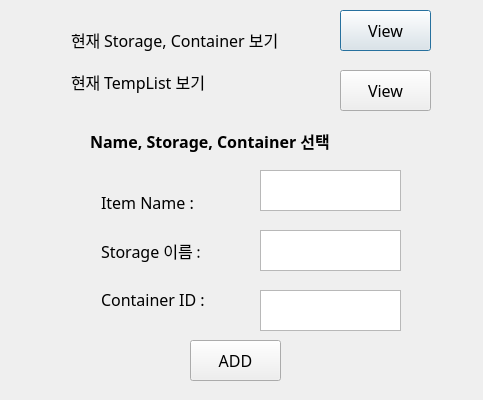
<?xml version="1.0" encoding="UTF-8"?>
<ui version="4.0">
 <class>AddTempToMasterWindow</class>
 <widget class="QDialog" name="AddTempToMasterWindow">
  <property name="geometry">
   <rect>
    <x>0</x>
    <y>0</y>
    <width>483</width>
    <height>400</height>
   </rect>
  </property>
  <property name="windowTitle">
   <string>AddTempToMasterWindow</string>
  </property>
  <widget class="QPushButton" name="viewButton">
   <property name="geometry">
    <rect>
     <x>340</x>
     <y>10</y>
     <width>91</width>
     <height>41</height>
    </rect>
   </property>
   <property name="font">
    <font>
     <family>함초롬바탕</family>
     <pointsize>12</pointsize>
    </font>
   </property>
   <property name="text">
    <string>View</string>
   </property>
  </widget>
  <widget class="QPushButton" name="viewButton_2">
   <property name="geometry">
    <rect>
     <x>340</x>
     <y>70</y>
     <width>91</width>
     <height>41</height>
    </rect>
   </property>
   <property name="font">
    <font>
     <family>함초롬바탕</family>
     <pointsize>12</pointsize>
    </font>
   </property>
   <property name="text">
    <string>View</string>
   </property>
  </widget>
  <widget class="QLabel" name="label">
   <property name="geometry">
    <rect>
     <x>90</x>
     <y>110</y>
     <width>311</width>
     <height>61</height>
    </rect>
   </property>
   <property name="font">
    <font>
     <family>함초롬바탕</family>
     <pointsize>12</pointsize>
     <weight>75</weight>
     <bold>true</bold>
    </font>
   </property>
   <property name="text">
    <string>Name, Storage, Container 선택</string>
   </property>
  </widget>
  <widget class="QPlainTextEdit" name="plainTextEdit">
   <property name="geometry">
    <rect>
     <x>260</x>
     <y>170</y>
     <width>141</width>
     <height>41</height>
    </rect>
   </property>
   <property name="font">
    <font>
     <pointsize>14</pointsize>
    </font>
   </property>
  </widget>
  <widget class="QPlainTextEdit" name="plainTextEdit_2">
   <property name="geometry">
    <rect>
     <x>260</x>
     <y>230</y>
     <width>141</width>
     <height>41</height>
    </rect>
   </property>
   <property name="font">
    <font>
     <pointsize>14</pointsize>
    </font>
   </property>
  </widget>
  <widget class="QPlainTextEdit" name="plainTextEdit_3">
   <property name="geometry">
    <rect>
     <x>260</x>
     <y>290</y>
     <width>141</width>
     <height>41</height>
    </rect>
   </property>
   <property name="font">
    <font>
     <pointsize>14</pointsize>
    </font>
   </property>
  </widget>
  <widget class="QPushButton" name="addButton_2">
   <property name="geometry">
    <rect>
     <x>190</x>
     <y>340</y>
     <width>91</width>
     <height>41</height>
    </rect>
   </property>
   <property name="font">
    <font>
     <family>함초롬바탕</family>
     <pointsize>12</pointsize>
    </font>
   </property>
   <property name="text">
    <string>ADD</string>
   </property>
  </widget>
  <widget class="QWidget" name="layoutWidget">
   <property name="geometry">
    <rect>
     <x>60</x>
     <y>10</y>
     <width>274</width>
     <height>101</height>
    </rect>
   </property>
   <layout class="QVBoxLayout" name="verticalLayout">
    <item>
     <widget class="QLabel" name="label_2">
      <property name="font">
       <font>
        <family>함초롬바탕</family>
        <pointsize>12</pointsize>
        <weight>50</weight>
        <bold>false</bold>
       </font>
      </property>
      <property name="text">
       <string>현재 Storage, Container 보기</string>
      </property>
     </widget>
    </item>
    <item>
     <widget class="QLabel" name="label_3">
      <property name="font">
       <font>
        <family>함초롬바탕</family>
        <pointsize>12</pointsize>
        <weight>50</weight>
        <bold>false</bold>
       </font>
      </property>
      <property name="text">
       <string>현재 TempList 보기</string>
      </property>
     </widget>
    </item>
   </layout>
  </widget>
  <widget class="QWidget" name="layoutWidget">
   <property name="geometry">
    <rect>
     <x>90</x>
     <y>170</y>
     <width>161</width>
     <height>161</height>
    </rect>
   </property>
   <layout class="QVBoxLayout" name="verticalLayout_3">
    <item>
     <widget class="QLabel" name="label_21">
      <property name="font">
       <font>
        <family>함초롬바탕</family>
        <pointsize>12</pointsize>
        <weight>50</weight>
        <bold>false</bold>
       </font>
      </property>
      <property name="text">
       <string>Item Name : </string>
      </property>
     </widget>
    </item>
    <item>
     <widget class="QLabel" name="label_19">
      <property name="font">
       <font>
        <family>함초롬바탕</family>
        <pointsize>12</pointsize>
        <weight>50</weight>
        <bold>false</bold>
       </font>
      </property>
      <property name="text">
       <string>Storage 이름 : </string>
      </property>
     </widget>
    </item>
    <item>
     <widget class="QLabel" name="label_20">
      <property name="font">
       <font>
        <family>함초롬바탕</family>
        <pointsize>12</pointsize>
        <weight>50</weight>
        <bold>false</bold>
       </font>
      </property>
      <property name="text">
       <string>Container ID : </string>
      </property>
     </widget>
    </item>
   </layout>
  </widget>
 </widget>
 <layoutdefault spacing="6" margin="11"/>
 <resources/>
 <connections>
  <connection>
   <sender>viewButton</sender>
   <signal>clicked()</signal>
   <receiver>AddTempToMasterWindow</receiver>
   <slot>viewStoCon()</slot>
   <hints>
    <hint type="sourcelabel">
     <x>412</x>
     <y>39</y>
    </hint>
    <hint type="destinationlabel">
     <x>469</x>
     <y>60</y>
    </hint>
   </hints>
  </connection>
  <connection>
   <sender>viewButton_2</sender>
   <signal>clicked()</signal>
   <receiver>AddTempToMasterWindow</receiver>
   <slot>viewTempList()</slot>
   <hints>
    <hint type="sourcelabel">
     <x>377</x>
     <y>84</y>
    </hint>
    <hint type="destinationlabel">
     <x>451</x>
     <y>127</y>
    </hint>
   </hints>
  </connection>
  <connection>
   <sender>addButton_2</sender>
   <signal>clicked()</signal>
   <receiver>AddTempToMasterWindow</receiver>
   <slot>addToMaster()</slot>
   <hints>
    <hint type="sourcelabel">
     <x>252</x>
     <y>356</y>
    </hint>
    <hint type="destinationlabel">
     <x>359</x>
     <y>335</y>
    </hint>
   </hints>
  </connection>
 </connections>
 <slots>
  <slot>viewStoCon()</slot>
  <slot>viewTempList()</slot>
  <slot>addToMaster()</slot>
 </slots>
</ui>
